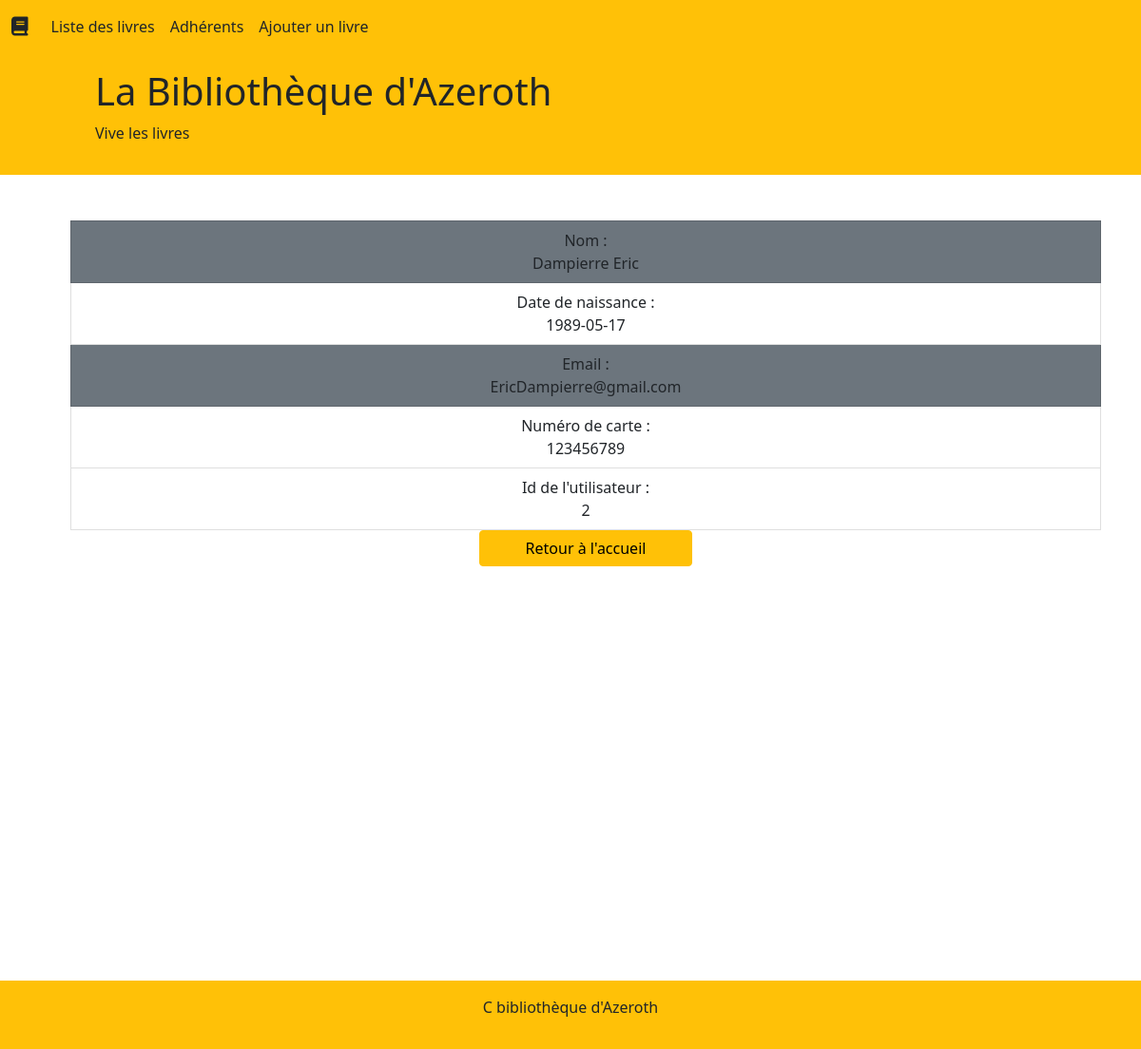
/user.php?id=2, run on the app's committed database.
### tables this page shows
CREATE TABLE user
(
    userID INT UNSIGNED NOT NULL AUTO_INCREMENT PRIMARY KEY, 
    firstname VARCHAR(100),
    lastname VARCHAR(100),
    birthdate DATE, 
    email VARCHAR(100),
    card_number INT(100)    
);

### user.php (called while the page is built)
<?php
require "model/entity/user.php";
require "model/userManager.php";
require "model/dataBase.php";
$user = new userManager();
if(isset($_GET["id"])){
    $users = $user->getUserById($_GET["id"]);
}
else {
    $error="co morche po";
}
require "view/userView.php";

### model/dataBase.php (called while the page is built, shortened)
<?php
abstract class DataBase {
    static public function getDB(){
        try{
            $db = new PDO("mysql:host=" . self::HOST . ";dbname=" . self::NAME, self::LOGIN, self::PASSWORD);
            return $db;
        }catch (Exception $e) {
            exit($e->getMessage());
        }
    }
}

### model/userManager.php (called while the page is built, shortened)
<?php
class userManager {
  private PDO $_db;
  public function getUserById(int $userID) {
    $query = $this->_db->prepare("SELECT * FROM user WhERE userID=:userID");
    $query->execute([
      "userID" => $userID
    ]);
    $result = $query->fetch(PDO::FETCH_ASSOC);
    $result = new User($result);
    return $result;
  }
  function __construct(){
    $this->_db = DataBase::getDB();
}
}

### model/entity/user.php (called while the page is built, shortened)
<?php
class User {
    protected int $userID;
    protected string $firstname;
    protected string $lastname;
    protected string $birthdate;
    protected string $email;
    protected int $card_number;
    public function setuserID(int $userID){
        $this->userID = $userID;
    }
    public function getuserID():int {
        return $this->userID;
    }
    public function setFirstname(string $firstname){
        $this->firstname = $firstname;
    }
    public function getFirstname():string{
        return $this->firstname;
    }
    public function setLastname(string $lastname){
        $this->lastname = $lastname;
    }
    public function getLastname():string{
        return $this->lastname;
    }
    public function setBirthdate(string $birthdate){
        $this->birthdate = $birthdate;
    }
    public function getBirthdate():string{
        return $this->birthdate;
    }
    public function setEmail(string $email){
        $this->email = $email;
    }
    public function getEmail():string{
        return $this->email;
    }
    public function setCard_number(int $card_number){
        $this->card_number = $card_number;
    }
    public function getCard_number():int{
        return $this->card_number;
    }
    public function hydrate(array $data){
        foreach ($data as $key => $value) {
            $method = "set" . ucfirst($key);
        }
    }
}

### view/userView.php (the view)
<?php
include "view/template/header.php";
if(isset($users)) :?>
<div class="container text-center">
    <ul>
        <li class="list-group-item bg-secondary">Nom :  </br> <?php echo $users->getFirstname() . " " . $users->getLastname() ?></li>
        <li class="list-group-item">Date de naissance :  </br> <?php echo $users->getBirthdate()?></li>
        <li class="list-group-item bg-secondary"> Email :  </br> <?php echo $users->getEmail()?></li>
        <li class="list-group-item">Numéro de carte : </br> <?php echo $users->getCard_number()?></li>
        <li class="list-group-item">Id de l'utilisateur : </br> <?php echo $users->getUserID()?></li>
        <a class="btn btn-warning  px-5" href="index.php">Retour à l'accueil</a>
    </ul>
</div>
<?php
else :
echo  $error ?>
<?php endif?>
<?php
include "view/template/footer.php";
?>

### assets/css/main.css (style rules this page uses)
html { color: #222; font-size: 1em; line-height: 1.4; }

### data on the page
user: firstname "Dampierre", lastname "Eric", birthdate "1989-05-17", email "EricDampierre@gmail.com", card_number "123456789", userID "2"
